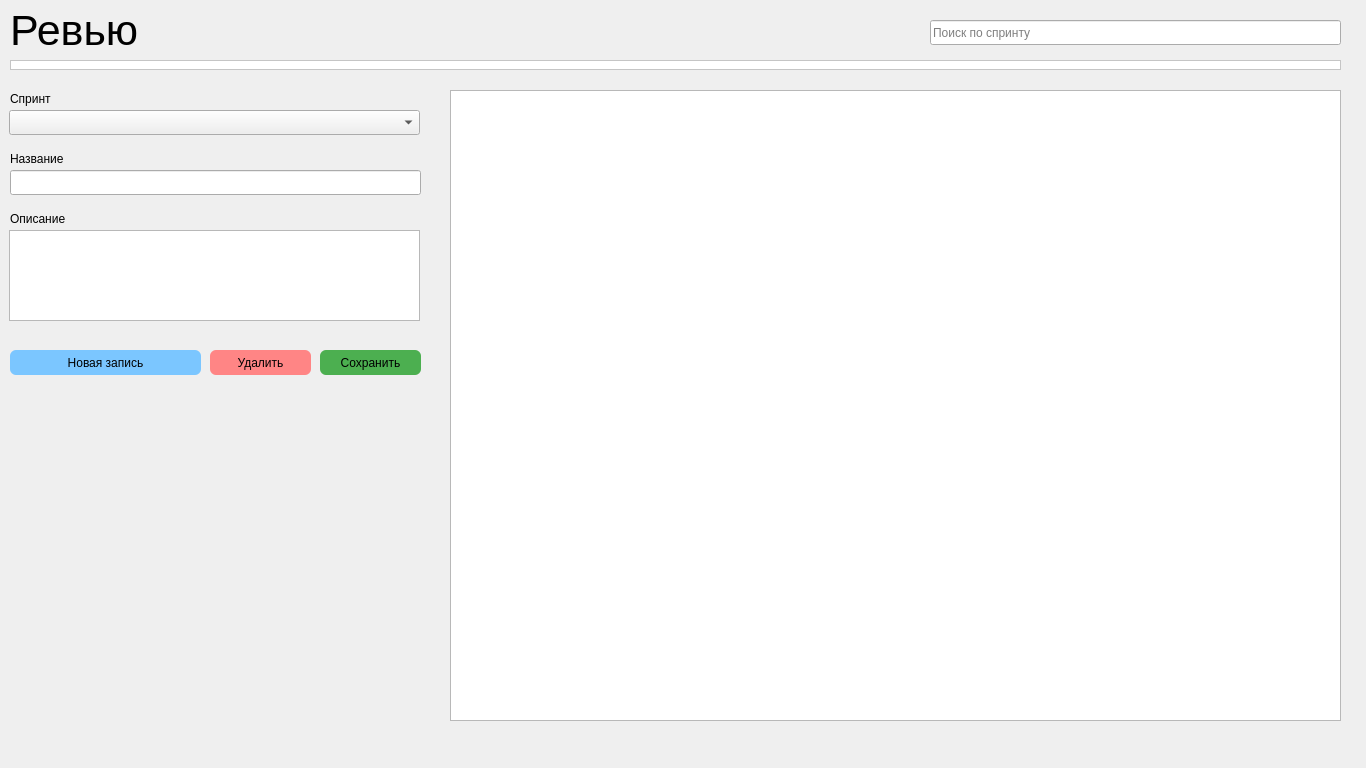
<?xml version="1.0" encoding="UTF-8"?>
<ui version="4.0">
 <class>ReviewsPage</class>
 <widget class="QWidget" name="ReviewsPage">
  <property name="geometry">
   <rect>
    <x>0</x>
    <y>0</y>
    <width>1366</width>
    <height>768</height>
   </rect>
  </property>
  <property name="sizePolicy">
   <sizepolicy hsizetype="Fixed" vsizetype="Fixed">
    <horstretch>0</horstretch>
    <verstretch>0</verstretch>
   </sizepolicy>
  </property>
  <property name="windowTitle">
   <string>ReviewsPage</string>
  </property>
  <widget class="QTextEdit" name="descriptionTextEdit">
   <property name="geometry">
    <rect>
     <x>9</x>
     <y>230</y>
     <width>411</width>
     <height>91</height>
    </rect>
   </property>
   <property name="sizePolicy">
    <sizepolicy hsizetype="Fixed" vsizetype="Fixed">
     <horstretch>0</horstretch>
     <verstretch>0</verstretch>
    </sizepolicy>
   </property>
  </widget>
  <widget class="QComboBox" name="sprintComboBox">
   <property name="geometry">
    <rect>
     <x>9</x>
     <y>110</y>
     <width>411</width>
     <height>25</height>
    </rect>
   </property>
   <property name="sizePolicy">
    <sizepolicy hsizetype="Fixed" vsizetype="Fixed">
     <horstretch>0</horstretch>
     <verstretch>0</verstretch>
    </sizepolicy>
   </property>
  </widget>
  <widget class="QLabel" name="sprintComboLabel">
   <property name="geometry">
    <rect>
     <x>10</x>
     <y>90</y>
     <width>411</width>
     <height>17</height>
    </rect>
   </property>
   <property name="text">
    <string>Спринт</string>
   </property>
  </widget>
  <widget class="QLabel" name="sprintBacklogItemComboLabel">
   <property name="geometry">
    <rect>
     <x>10</x>
     <y>150</y>
     <width>411</width>
     <height>17</height>
    </rect>
   </property>
   <property name="text">
    <string>Название</string>
   </property>
  </widget>
  <widget class="QLabel" name="descriptionLineLabel">
   <property name="geometry">
    <rect>
     <x>10</x>
     <y>210</y>
     <width>411</width>
     <height>17</height>
    </rect>
   </property>
   <property name="text">
    <string>Описание</string>
   </property>
  </widget>
  <widget class="QLabel" name="titleLabel">
   <property name="geometry">
    <rect>
     <x>10</x>
     <y>10</y>
     <width>601</width>
     <height>41</height>
    </rect>
   </property>
   <property name="font">
    <font>
     <pointsize>32</pointsize>
    </font>
   </property>
   <property name="text">
    <string>Ревью</string>
   </property>
  </widget>
  <widget class="QTableWidget" name="tableWidget">
   <property name="geometry">
    <rect>
     <x>450</x>
     <y>90</y>
     <width>891</width>
     <height>631</height>
    </rect>
   </property>
  </widget>
  <widget class="QPushButton" name="saveButton">
   <property name="geometry">
    <rect>
     <x>320</x>
     <y>350</y>
     <width>101</width>
     <height>25</height>
    </rect>
   </property>
   <property name="styleSheet">
    <string notr="true">background-color: #4caf50; border: none; border-radius: 6px;</string>
   </property>
   <property name="text">
    <string>Сохранить</string>
   </property>
  </widget>
  <widget class="QFrame" name="frame">
   <property name="geometry">
    <rect>
     <x>10</x>
     <y>60</y>
     <width>1331</width>
     <height>10</height>
    </rect>
   </property>
   <property name="sizePolicy">
    <sizepolicy hsizetype="Fixed" vsizetype="Fixed">
     <horstretch>0</horstretch>
     <verstretch>0</verstretch>
    </sizepolicy>
   </property>
   <property name="styleSheet">
    <string notr="true">background-color: #FFFFFF</string>
   </property>
   <property name="frameShape">
    <enum>QFrame::StyledPanel</enum>
   </property>
   <property name="frameShadow">
    <enum>QFrame::Raised</enum>
   </property>
  </widget>
  <widget class="QPushButton" name="removeButton">
   <property name="geometry">
    <rect>
     <x>210</x>
     <y>350</y>
     <width>101</width>
     <height>25</height>
    </rect>
   </property>
   <property name="styleSheet">
    <string notr="true">background-color: #FF8585; border: none; border-radius: 6px;</string>
   </property>
   <property name="text">
    <string>Удалить</string>
   </property>
  </widget>
  <widget class="QLineEdit" name="nameLineEdit">
   <property name="geometry">
    <rect>
     <x>10</x>
     <y>170</y>
     <width>411</width>
     <height>25</height>
    </rect>
   </property>
  </widget>
  <widget class="QPushButton" name="addButton">
   <property name="geometry">
    <rect>
     <x>10</x>
     <y>350</y>
     <width>191</width>
     <height>25</height>
    </rect>
   </property>
   <property name="styleSheet">
    <string notr="true">background-color: #7BC6FF; border: none; border-radius: 6px;</string>
   </property>
   <property name="text">
    <string>Новая запись</string>
   </property>
  </widget>
  <widget class="QLineEdit" name="searchLineEdit">
   <property name="geometry">
    <rect>
     <x>930</x>
     <y>20</y>
     <width>411</width>
     <height>25</height>
    </rect>
   </property>
   <property name="sizePolicy">
    <sizepolicy hsizetype="Fixed" vsizetype="Fixed">
     <horstretch>0</horstretch>
     <verstretch>0</verstretch>
    </sizepolicy>
   </property>
   <property name="text">
    <string/>
   </property>
   <property name="placeholderText">
    <string>Поиск по спринту</string>
   </property>
  </widget>
 </widget>
 <resources/>
 <connections/>
</ui>
